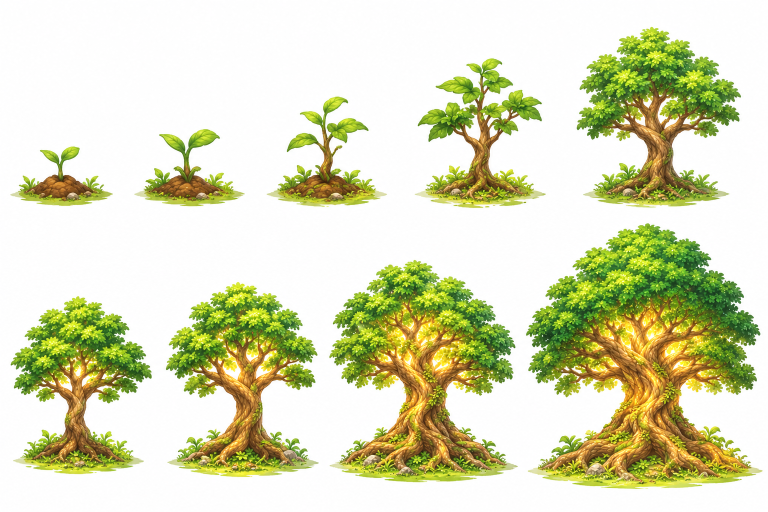
#> input picture Ref/Tree.png, 1536 x 1024 px (shown at 1/2 size)
$ python -i make_seed_v2.py   (imports and definitions only)
#> lines starting #> are read from the running program, lines starting #| are printed output that depends on the picture; after the words box and inside, x2 and y2 are one past the last pixel; in counts of white or black regions, pixels touching at a corner belong together
#> further down, picture is the input picture: shape (1024, 1536, 3); mean B, G, R 184.2, 219.3, 217.1
# make_seed_v2.py — ชิ้นส่วนใหม่ของภารกิจที่ 2 (The Last Seed)
#   Ref/Tree.png   -> seed/tree_s1..s4.png  ต้นไม้ 4 ระดับ (เลือกจาก 9 ภาพในแผ่น)
#   Ref/27.jpg     -> seed/arms_push_p1/p2.png  แขนชุดใหม่ (แทนของ Ref/26) + อัปเดต layout.json
#   Ref/28.jpg     -> seed/fx_water_strip2.png (สายน้ำแบบต่อกันได้), fx_water_head.png (หัวสายน้ำสาด)
#   Ref/29.jpg     -> seed/fx_beam_strip2.png  (ลำแสงแบบต่อกันได้), fx_sun_head.png   (หัวลำแสงดาวหาง)
#   Ref/สอนเกม2.jpg -> seed/tut_charge.png, tut_push.png (ภาพประกอบในหน้าต่างสอนเล่น)
# รัน: python Tools/make_seed_v2.py
import json, os
import numpy as np, cv2
from PIL import Image

ROOT = os.path.dirname(os.path.dirname(os.path.abspath(__file__)))
REF = os.path.join(ROOT, "Ref")
OUT = os.path.join(ROOT, "Assets", "Game", "Resources", "Sprites", "seed")


def white_to_alpha(rgb, tol=10):
    """พื้นขาวที่ต่อกับขอบภาพ = โปร่งใส (flood fill จากขอบ), ขอบนุ่ม"""
#> called with tol = 10
    h, w = rgb.shape[:2]
#> h = 1024; w = 1536
    mask = np.zeros((h + 2, w + 2), np.uint8)
    img = rgb.copy()
    flags = 4 | cv2.FLOODFILL_MASK_ONLY | cv2.FLOODFILL_FIXED_RANGE | (255 << 8)
    for x in range(0, w, 3):
        for y in (0, h - 1):
            if mask[y + 1, x + 1] == 0 and img[y, x].min() > 235:
                cv2.floodFill(img, mask, (x, y), 0, (tol,) * 3, (tol,) * 3, flags)
    for y in range(0, h, 3):
        for x in (0, w - 1):
            if mask[y + 1, x + 1] == 0 and img[y, x].min() > 235:
                cv2.floodFill(img, mask, (x, y), 0, (tol,) * 3, (tol,) * 3, flags)
    bg = mask[1:-1, 1:-1] > 0
    alpha = np.where(bg, 0, 255).astype(np.uint8)
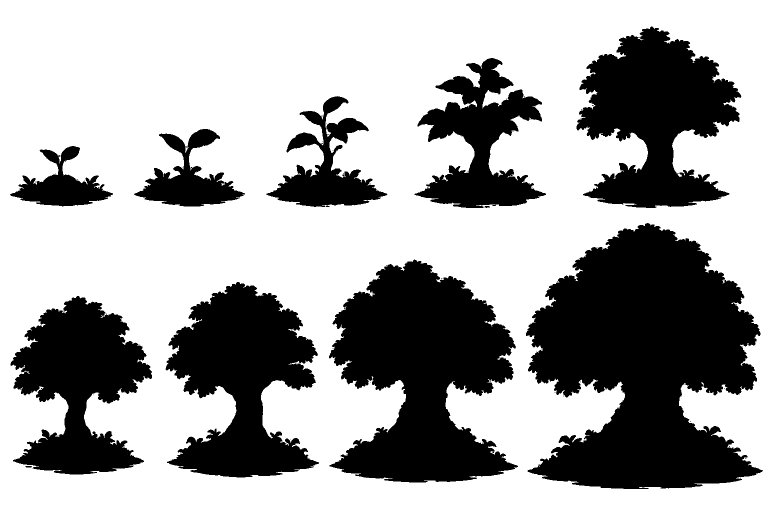
#> bg: shape (1024, 1536) bool (shown at 1/2 size); 65% white; 83 black regions (72 under 20 px), largest, box (x1, y1, x2, y2) and area: (1052, 446, 1526, 978) 167271, (658, 519, 1036, 965) 106149, (331, 564, 638, 955) 70854
    alpha = cv2.erode(alpha, np.ones((3, 3), np.uint8))
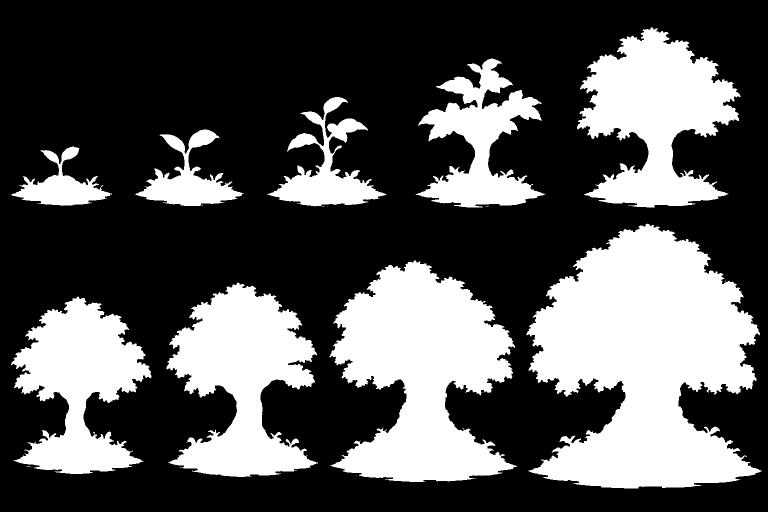
#> alpha: shape (1024, 1536) (shown at 1/2 size); 33.3% white; 16 white regions (7 under 20 px), largest, box (x1, y1, x2, y2) and area: (1053, 447, 1524, 977) 162122, (659, 521, 1034, 964) 102112, (333, 565, 636, 954) 67349
    alpha = cv2.GaussianBlur(alpha, (3, 3), 0)
    return alpha


# ------------------------------------------------------------------ ต้นไม้ 4 ระดับ
# [98 lines left out: functions trees, arms, rotate_to_horizontal, tileable, strip, head and 2 more, not called in this run]


# [2 lines not run here, left out]

>>> import cv2
>>> picture = cv2.imread('../Ref/Tree.png')
>>> result = white_to_alpha(picture)
